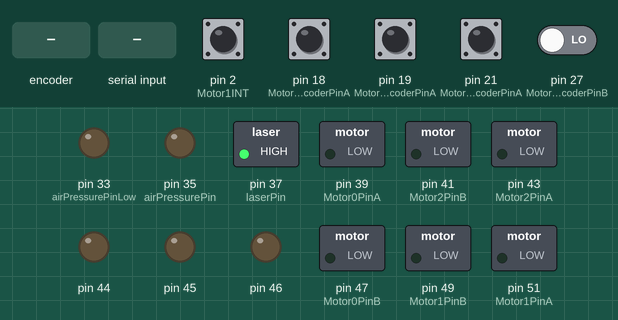
This sketch was run on a simulated Arduino Mega 2560, built with avr-gcc and run on an emulated ATmega2560. Parts: switched loads named in the sketch (green lamp = pin HIGH), output pins drawn as LEDs (lit = HIGH). Dashed ring = blinking. The inputs (shaded band) are chosen by the test bench; at power-on: pin 2 (Motor1INT), pin 18 (Motor2EncoderPinA), pin 19 (Motor0EncoderPinA), pin 21 (Motor1EncoderPinA) HIGH, pin 27 (Motor2EncoderPinB) LOW. What the sketch prints to the serial monitor is not drawn.

Above: at 1.2 s.
1.3 s: rotary encoder on pin 18 (Motor2EncoderPinA) / pin 14 (Motor0EncoderPinB) turned 3 steps (first pin leading)
At 1.45 s:
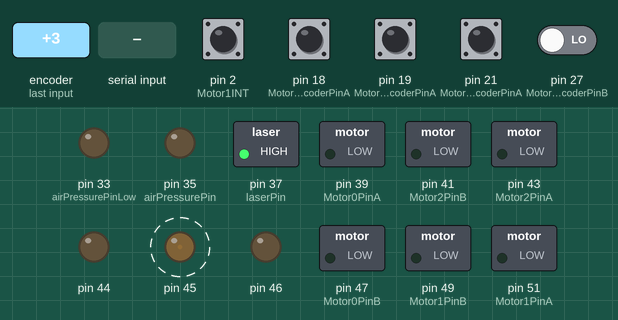
4.3 s: pin 2 (Motor1INT) pulled LOW for 0.15 s
At 5.2 s:
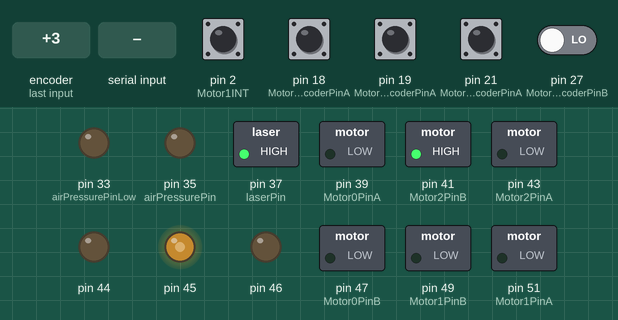
5.9 s: "1\n" received over Serial
At 6.5 s:
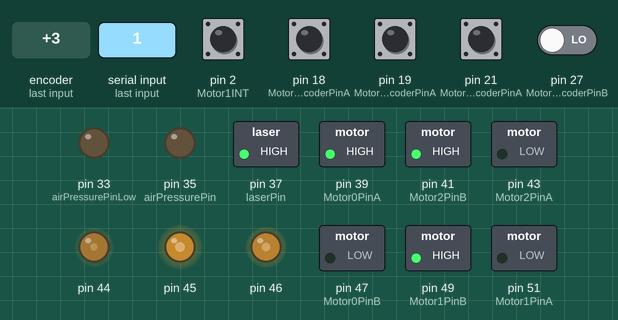
7.4 s: byte 10 ('\n') received over Serial
At 7.7 s:
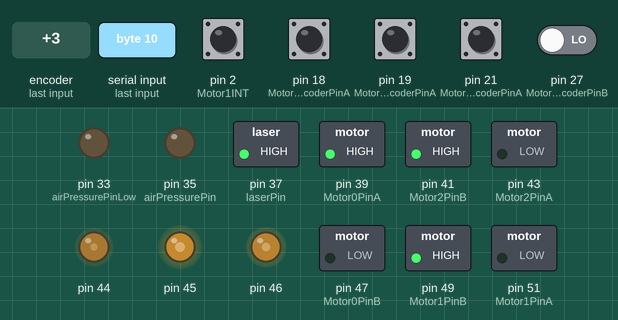
8.9 s: "0\n" received over Serial
At 10.3 s:
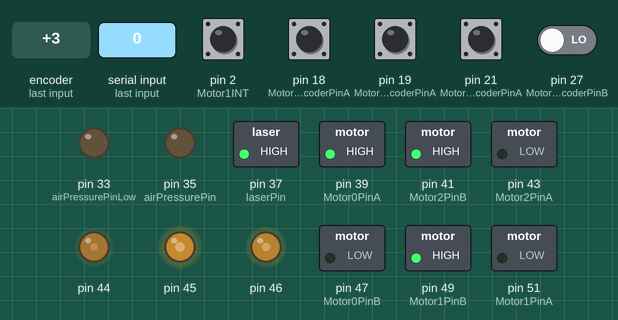
Timing chart, 0 to 11.4 s (numbered marks = the images above; inputs shaded):
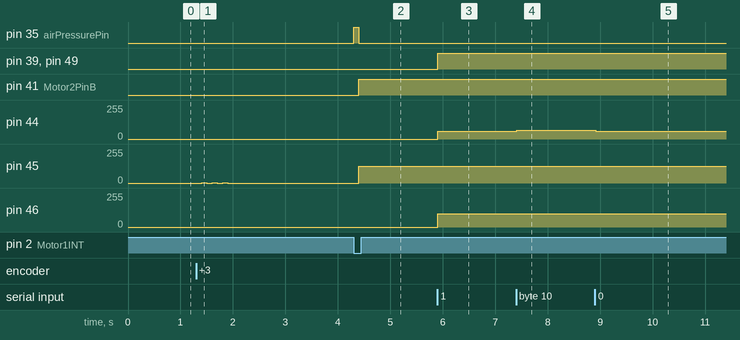

The sketch:

ShooterControl.ino
```cpp
#include <avr/io.h>
#include <avr/interrupt.h>
#include <math.h>
#include <PID_v1.h>

#define DEBUG 0
#define PRINTDEBUG(STR) \
  {  \
    if (DEBUG) Serial.print(STR); \
  }
#define PRINTLNDEBUG(STR) \
  {  \
    if (DEBUG) Serial.println(STR); \
  }
//Define Pins

// Motor0 -> Azimuth
#define Motor0PinA 39
#define Motor0PinB 47
#define Motor0EncoderPinA 19//20   // Encoder Pin A pin 2 and pin 3 are inturrpt pins (MUST BE 2 OR 3)
#define Motor0EncoderPinB 14//25  // Encoder Pin B
#define Motor0PWM 46
#define Motor0INT 4

// Motor1 -> Elevation
#define Motor1PinA 51
#define Motor1PinB 49
#define Motor1EncoderPinA 21   // Encoder Pin A pin 2 and pin 3 are inturrpt pins (MUST BE 2 OR 3)
#define Motor1EncoderPinB 31   // Encoder Pin B
#define Motor1PWM 44
#define Motor1INT 2

// Motor1 -> Reload
#define Motor2PinA 43
#define Motor2PinB 41
#define Motor2EncoderPinA 18   // Encoder Pin A pin 2 and pin 3 are inturrpt pins (MUST BE 2 OR 3)
#define Motor2EncoderPinB 27   // Encoder Pin B
#define Motor2PWM 45
#define Motor2INT 5

#define laserPin 37
#define airPressurePin 35
#define airPressurePinLow 33
#define shootButton 2
#define shootButtonInt 0

#define stepMotorStepPin 6
#define stepMotorDirPin 13

#define PIDLIM 50000
#define EL_MAXLIM_ENC 500
#define EL_MINLIM_ENC -500

#define MOTOR_C_QRT_RND 1050
#define SHOOT_DELAY 500

//Initialize Variables
int encoder0PinA = -1;
int encoder0PinB = -1;
int encoder1PinA = -1;
int encoder1PinB = -1;
int encoder2PinA = -1;
int encoder2PinB = -1;
long counts0 = 0; //counts the encoder counts.
long counts1 = 0; //counts the encoder counts.
long counts2 = 0; //counts the encoder counts.

volatile boolean shootFlag = false;
boolean readyToShoot = true;;

long counts1Last = 0;
long commandAz = 0;
long commandEl = 0;
long commandEnc = 0;
long commandTestUpdate = -60000;//millis();

long shootTime = 0;

// PID0 - YAW
double Setpoint0 = 0;
double Input0 = 0;
double Output0 = 0;
int kp0 = 50;
int ki0 = 0;
int kd0 = 0;//18;
double k_att0 = 1;//3.75;


// PID1 - PITCH
double Setpoint1 = 0;
double Input1 = 0;
double Output1 = 0;
int kp1 = 10;
int ki1 = 0;//20;
int kd1 = 0;//30;
double k_att1 = 1;//3.75;

// PID2
double Setpoint2 = 0;
double Input2 = 0;
double Output2 = 0;
int kp2 = 100;
int ki2 = 5;
int kd2 = 15;
double k_att2 = 2;//3.75;

String inputString = "";         // a String to hold incoming data
boolean stringComplete = false;  // whether the string is complete


#include "classes.h"

motor motor0(Motor0PinA, Motor0PinB, Motor0EncoderPinA, Motor0EncoderPinB , Motor0PWM,0);
motor motor1(Motor1PinA, Motor1PinB, Motor1EncoderPinA, Motor1EncoderPinB , Motor1PWM,1);
motor motor2(Motor2PinA, Motor2PinB, Motor2EncoderPinA, Motor2EncoderPinB , Motor2PWM,2);
PID myPID0(&Input0, &Output0, &Setpoint0, kp0, ki0, kd0, P_ON_E, DIRECT); //P_ON_M specifies that Proportional on Measurement be used
PID myPID1(&Input1, &Output1, &Setpoint1, kp1, ki1, kd1, P_ON_E, DIRECT); //P_ON_M specifies that Proportional on Measurement be used
PID myPID2(&Input2, &Output2, &Setpoint2, kp2, ki2, kd2, P_ON_E, DIRECT); //P_ON_M specifies that Proportional on Measurement be used

void setup() {
  Serial.begin(115200);
  pinMode(airPressurePin,OUTPUT);
  pinMode(airPressurePinLow,OUTPUT);
  digitalWrite(airPressurePinLow,LOW);
  digitalWrite(airPressurePin,LOW);
  pinMode(laserPin,OUTPUT);
  digitalWrite(laserPin,HIGH);
  pinMode(shootButton,INPUT_PULLUP);
  attachInterrupt(Motor0INT, readEncoder0, CHANGE); //attach interrupt to PIN 2
  attachInterrupt(Motor1INT, readEncoder1, CHANGE); //attach interrupt to PIN 3
  attachInterrupt(Motor2INT, readEncoder2, CHANGE); //attach interrupt to PIN 21
  attachInterrupt(shootButtonInt, shootCommand, FALLING); //attach interrupt to PIN 20
  myPID0.SetMode(AUTOMATIC);
  myPID0.SetOutputLimits(-PIDLIM, PIDLIM);
  myPID1.SetMode(AUTOMATIC);
  myPID1.SetOutputLimits(-PIDLIM, PIDLIM);
  myPID2.SetMode(AUTOMATIC);
  myPID2.SetOutputLimits(-PIDLIM, PIDLIM);
  inputString.reserve(200);

}

void loop() {
  if ((shootFlag) && (readyToShoot)) {
    shoot();
    shootFlag = false;
    readyToShoot = false;
    commandEnc = commandEnc + MOTOR_C_QRT_RND;
  }


  Setpoint0 = (double)commandAz;
  Input0 = counts0;   //<===========================
  myPID0.Compute();
  double nOutput0 = constrain(map(Output0, -PIDLIM*k_att0, PIDLIM*k_att0, -255, 255),-255,255);  \
  if (nOutput0 > 100) nOutput0 = 100;
  if (nOutput0 < -100) nOutput0 = -100;
   if (nOutput0 > 10 && nOutput0 < 40) nOutput0 = 40;
   if (nOutput0 < -10 && nOutput0 > -40) nOutput0 = -40;
  motor0.moveMotor(nOutput0); //<===========================

  Setpoint1 = (double)commandEl;
  Input1 = counts1;   //<===========================;
  myPID1.Compute();
  double nOutput1 = constrain(map(Output1, -PIDLIM*k_att1, PIDLIM*k_att1, -255, 255),-255,255);
  motor1.moveMotor(nOutput1); //<===========================

  Setpoint2 = (double)commandEnc;
  Input2 = counts2;   //<===========================
  myPID2.Compute();
  double nOutput2 = constrain(map(Output2, -PIDLIM*k_att2, PIDLIM*k_att2, -255, 255),-255,255);
  motor2.moveMotor(nOutput2); //<===========================

 /* if (commandEnc > 0) {
    PRINTDEBUG("-->");
    PRINTDEBUG( Setpoint2);
    PRINTDEBUG(" , ");
    PRINTDEBUG( Input2)
    PRINTDEBUG(" , ");
    PRINTLNDEBUG( nOutput2)
  }*/

  //if (abs(commandAz) > 0) {
    //PRINTDEBUG( counts0);
    //PRINTDEBUG(" ");
    //PRINTDEBUG( Setpoint0);
    //PRINTDEBUG(",");
    //PRINTDEBUG(Input0)
    //PRINTDEBUG(",");
    //PRINTDEBUG( Setpoint0 - Input0)
    //PRINTDEBUG(",");
    //PRINTLNDEBUG( nOutput0);
    Serial.println(Input0);
  //}

  if (motor2.getState() == 0) readyToShoot = true;
  else readyToShoot = false;

  if (counts1 > EL_MAXLIM_ENC || counts1 < EL_MINLIM_ENC) {
    motor1.moveMotorStopEmergency();
  }

  if (stringComplete) {
    //Serial.println(inputString);
    // clear the string:
    commandAz = (((byte)inputString[0]) - 128) * 20;//40;
    commandEl = -(((byte)inputString[1]) - 128) * 10;//40;
    //Serial.println(commandTest);
    inputString = "";
    stringComplete = false;
  }

 // commandAz = 1000;

/*
  if (millis() - commandTestUpdate > 1000) {
    commandTestUpdate = millis();
    PRINTLNDEBUG(counts1);
    //commandTest = commandTest + 1120*2;
    if (commandTest == 0) commandTest = 1120/2;
    else commandTest = 0;
    //motorC.setCommand(commandTest); //<===========================
    motorA.setCommand(commandTest);
    //stepMotor.moveStepMotor(50,true,1);
  }*/
}

void readEncoder0() //this function is triggered by the encoder CHANGE, and increments the encoder counter
{
  if (digitalRead(encoder0PinA) == digitalRead(encoder0PinB) ) counts0++;
  else counts0--;
}

void readEncoder1() //this function is triggered by the encoder CHANGE, and increments the encoder counter
{
  if (digitalRead(encoder1PinA) == digitalRead(encoder1PinB) ) counts1--;
  else counts1++;
}

void readEncoder2() //this function is triggered by the encoder CHANGE, and increments the encoder counter
{
  if (digitalRead(encoder2PinA) == digitalRead(encoder2PinB) ) counts2--;
  else counts2++;
}

void shootCommand() //this function is triggered by the encoder falling, and increments the encoder counter
{
  if ((millis() - shootTime) > SHOOT_DELAY) {
      shootFlag = true;
      shootTime = millis();
  }
}

void shoot() {
  digitalWrite(airPressurePin,HIGH);
  delay(100);
  digitalWrite(airPressurePin,LOW);
  PRINTLNDEBUG("SHOOT2!")
}


void serialEvent() {
  while (Serial.available()) {
    // get the new byte:
    char inChar = (char)Serial.read();
    // add it to the inputString:
    inputString += inChar;
    // if the incoming character is a newline, set a flag so the main loop can
    // do something about it:
    if (inChar == '\n') {
      stringComplete = true;
        //PRINTDEBUG("got input from oculus : ");
        //PRINTLNDEBUG( inputString)
    }
  }
}
```

classes.h
```cpp
class motor {
  public:
    motor(int mA, int mB, int eA, int eB, int mPWM, int mNum) {
      motorPinA = mA;
      motorPinB = mB;
      motorEncA = eA;
      motorEncB = eB;
      motorPWMPin = mPWM;
      motorNumber = mNum;
      pinMode(motorPinA, OUTPUT); //initialize Encoder Pins
      pinMode(motorPinB, OUTPUT);
      pinMode(motorEncA, INPUT); //initialize Motors Pins
      pinMode(motorEncB, INPUT);
      pinMode(motorPWMPin, OUTPUT);
      digitalWrite(motorPinA, LOW); //initialize Pin States
      digitalWrite(motorPinB, LOW);
      digitalWrite(motorEncA, LOW); //initialize Pin States
      digitalWrite(motorEncB, LOW);
      motorPWMPinVal = 255;
      motorDirection = true;
      analogWrite(motorPWMPin, motorPWMPinVal);
      if (motorNumber == 0) {
        encoder0PinA = motorEncA;
        encoder0PinB = motorEncB;
        PRINTLNDEBUG("-----0-----");

      }
      else if (motorNumber == 1) {
        encoder1PinA = motorEncA;
        encoder1PinB = motorEncB;
        PRINTLNDEBUG("-----1-----");
      }
      else if (motorNumber == 2) {
        encoder2PinA = motorEncA;
        encoder2PinB = motorEncB;
        PRINTLNDEBUG("-----2-----");
      }
      currentEncoderValue = 0;
    }

    motor(int _stepPin, int _dirPin) {
      motorPinA = _stepPin;
      motorPinB = _dirPin;
      pinMode(motorPinA, OUTPUT); //initialize Encoder Pins
      pinMode(motorPinB, OUTPUT);
      digitalWrite(motorPinA, LOW); //initialize Pin States
      digitalWrite(motorPinB, LOW);
    }

    void moveStepMotor(int steps, boolean dir, int dly) {
      digitalWrite(motorPinB, dir);
      for (int iii = 0 ; iii < steps ; iii++) {
        digitalWrite(motorPinA, HIGH);
        delay(dly);
        digitalWrite(motorPinA, LOW);
        delay(dly);
      }
    }

    void setCommand(long numOfSteps) {
      lastStepsCommand = numOfSteps;
    }

    void moveMotorCCW(int PWMVal) {
      analogWrite(motorPWMPin, PWMVal);
      digitalWrite(motorPinA, HIGH);
      digitalWrite(motorPinB, LOW);
     // PRINTLNDEBUG(" CCW ");
    }

    void moveMotorCW(int PWMVal) {
      analogWrite(motorPWMPin, PWMVal);
      digitalWrite(motorPinA, LOW);
      digitalWrite(motorPinB, HIGH);
     // PRINTLNDEBUG(" CW ");
    }

    void moveMotorStop() {
      digitalWrite(motorPinA, LOW);
      digitalWrite(motorPinB, LOW);
     // PRINTLNDEBUG(" ST ");
    }

    void moveMotorStopEmergency() {
      digitalWrite(motorPinA, LOW);
      digitalWrite(motorPinB, LOW);
      //PRINTLNDEBUG(" EMG_ST ");
      while(1);
    }

    void moveMotorPID() {
      if (motorDirection) moveMotorCW(motorPWMPinVal);
      else moveMotorCCW(motorPWMPinVal);
    }

    void moveMotor(double PIDOutput) {
      motorPWMPinVal = abs((int)PIDOutput);
      motorDirection = (PIDOutput > 0);
      if (motorNumber == 0) currentEncoderValue = counts0;
      if (motorNumber == 1) currentEncoderValue = counts1;
      if (motorNumber == 2) currentEncoderValue = counts2;
      analogWrite(motorPWMPin, motorPWMPinVal);
     /* PRINTDEBUG(currentEncoderValue);
      PRINTDEBUG(" , ");
      PRINTDEBUG(currentEncoderValue - counts1Last);
      PRINTDEBUG(" , ");
      PRINTDEBUG(lastStepsCommand);
      PRINTDEBUG(" , ");
      PRINTDEBUG(PIDOutput);
      PRINTDEBUG(" , ");
      PRINTDEBUG(motorPWMPinVal);
      PRINTDEBUG(" , ");
      PRINTDEBUG(motorNumber);
      PRINTDEBUG(" , ");  */
      counts1Last = currentEncoderValue;
      if (motorPWMPinVal < 30) moveMotorStop();
      else       moveMotorPID();
      /*if (lastStepsCommand - currentEncoderValue < -10) moveMotorCCW(motorPWMPinVal, true);
      else if (lastStepsCommand - currentEncoderValue > 10) moveMotorCW(motorPWMPinVal, true);
      else  moveMotorStop();*/

    }

  int getState() {
   /* if (digitalRead(motorPinA) || digitalRead(motorPinB)) {
    PRINTDEBUG("===1>");
    PRINTLNDEBUG(digitalRead(motorPinA));
    PRINTDEBUG("===2>");
    PRINTLNDEBUG(digitalRead(motorPinB));
    }*/
    if (digitalRead(motorPinA) == LOW && digitalRead(motorPinB) == LOW) return 0;
    else if (digitalRead(motorPinA) == HIGH && digitalRead(motorPinB) == LOW) return 1;
    else return -1;
  }

  private:
    int motorPinA;
    int motorPinB;
    int motorEncA;
    int motorEncB;
    long currentEncoderValue;
    long lastStepsCommand;
    int motorPWMPin;
    int motorPWMPinVal;
    boolean motorDirection;
    int lastCommand = 0;
    int motorNumber = -1;
};
```

Measured:
- after the input at 1.3 s, pin 45: alternates 1/255 for 0.10 s and 0/255 for 0.10 s, 6 changes in all, then stays 0/255, starting after 0.11 s
- after the input at 4.3 s, pin 35 (airPressurePin): LOW → HIGH at once, → LOW 0.10 s later; pin 41 (Motor2PinB): LOW → HIGH after 0.10 s; pin 45: 0/255 → 127/255 after 0.10 s
- after the input at 5.9 s, pin 39 (Motor0PinA), pin 49 (Motor1PinB): LOW → HIGH at once; pin 44: 0/255 → 60/255 at once; pin 46: 0/255 → 100/255 at once
- after the input at 7.4 s, pin 44: 60/255 → 65/255 at once
- after the input at 8.9 s, pin 44: 65/255 → 60/255 at once
